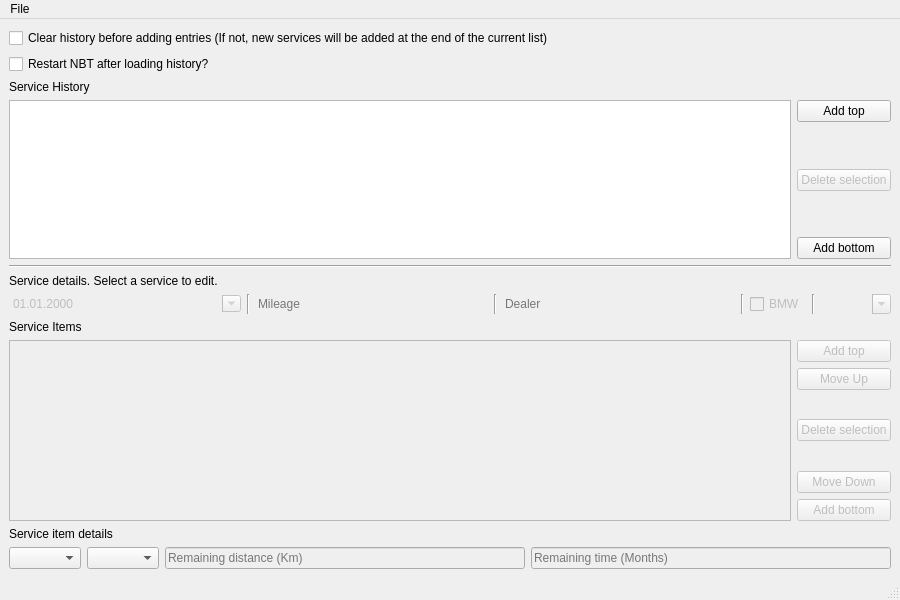
<?xml version="1.0" encoding="UTF-8"?>
<ui version="4.0">
 <class>MainWindow</class>
 <widget class="QMainWindow" name="MainWindow">
  <property name="geometry">
   <rect>
    <x>0</x>
    <y>0</y>
    <width>900</width>
    <height>600</height>
   </rect>
  </property>
  <property name="sizePolicy">
   <sizepolicy hsizetype="Expanding" vsizetype="Expanding">
    <horstretch>0</horstretch>
    <verstretch>0</verstretch>
   </sizepolicy>
  </property>
  <property name="minimumSize">
   <size>
    <width>800</width>
    <height>600</height>
   </size>
  </property>
  <property name="windowTitle">
    <string>BMW Service History Manager</string>
  </property>
  <widget class="QWidget" name="centralwidget">
   <layout class="QGridLayout" name="gridLayout">
    <item row="0" column="0">
     <widget class="QCheckBox" name="historyCheckBox">
      <property name="text">
             <string>Clear history before adding entries (If not, new services will be added at the end of the current list)</string>
      </property>
     </widget>
    </item>
    <item row="1" column="0" colspan="2">
     <widget class="QCheckBox" name="steuergeraeteResetCheckBox">
      <property name="text">
             <string>Restart NBT after loading history?</string>
      </property>
     </widget>
    </item>
    <item row="2" column="0" colspan="2">
     <widget class="QLabel" name="label_2">
      <property name="text">
             <string>Service History</string>
      </property>
     </widget>
    </item>
    <item row="3" column="0">
     <widget class="QTableWidget" name="servicesTable">
      <property name="sizePolicy">
       <sizepolicy hsizetype="Expanding" vsizetype="Expanding">
        <horstretch>0</horstretch>
        <verstretch>0</verstretch>
       </sizepolicy>
      </property>
     </widget>
    </item>
    <item row="4" column="0" colspan="2">
     <widget class="Line" name="line">
      <property name="orientation">
       <enum>Qt::Horizontal</enum>
      </property>
     </widget>
    </item>
    <item row="5" column="0">
     <widget class="QLabel" name="label_3">
      <property name="text">
             <string>Service details. Select a service to edit.</string>
      </property>
     </widget>
    </item>
    <item row="6" column="0" colspan="2">
     <layout class="QHBoxLayout" name="horizontalLayout">
      <item>
       <widget class="QDateEdit" name="time">
        <property name="enabled">
         <bool>false</bool>
        </property>
        <property name="sizePolicy">
         <sizepolicy hsizetype="MinimumExpanding" vsizetype="Fixed">
          <horstretch>0</horstretch>
          <verstretch>0</verstretch>
         </sizepolicy>
        </property>
        <property name="frame">
         <bool>false</bool>
        </property>
        <property name="showGroupSeparator" stdset="0">
         <bool>false</bool>
        </property>
        <property name="displayFormat">
         <string>dd.MM.yyyy</string>
        </property>
        <property name="calendarPopup">
         <bool>true</bool>
        </property>
        <property name="timeSpec">
         <enum>Qt::LocalTime</enum>
        </property>
       </widget>
      </item>
      <item>
       <widget class="Line" name="line_2">
        <property name="orientation">
         <enum>Qt::Vertical</enum>
        </property>
       </widget>
      </item>
      <item>
       <widget class="QLineEdit" name="milage">
        <property name="enabled">
         <bool>false</bool>
        </property>
        <property name="maxLength">
         <number>6</number>
        </property>
        <property name="frame">
         <bool>false</bool>
        </property>
        <property name="placeholderText">
                 <string>Mileage</string>
        </property>
       </widget>
      </item>
      <item>
       <widget class="Line" name="line_3">
        <property name="orientation">
         <enum>Qt::Vertical</enum>
        </property>
       </widget>
      </item>
      <item>
       <widget class="QLineEdit" name="dealer">
        <property name="enabled">
         <bool>false</bool>
        </property>
        <property name="maxLength">
         <number>7</number>
        </property>
        <property name="frame">
         <bool>false</bool>
        </property>
        <property name="placeholderText">
                 <string>Dealer</string>
        </property>
       </widget>
      </item>
      <item>
       <widget class="Line" name="line_4">
        <property name="orientation">
         <enum>Qt::Vertical</enum>
        </property>
       </widget>
      </item>
      <item>
       <widget class="QCheckBox" name="bmw">
        <property name="enabled">
         <bool>false</bool>
        </property>
        <property name="text">
         <string>BMW</string>
        </property>
       </widget>
      </item>
      <item>
       <widget class="Line" name="line_5">
        <property name="orientation">
         <enum>Qt::Vertical</enum>
        </property>
       </widget>
      </item>
      <item>
       <widget class="QComboBox" name="status">
        <property name="enabled">
         <bool>false</bool>
        </property>
        <property name="sizePolicy">
         <sizepolicy hsizetype="Minimum" vsizetype="Fixed">
          <horstretch>0</horstretch>
          <verstretch>0</verstretch>
         </sizepolicy>
        </property>
        <property name="editable">
         <bool>true</bool>
        </property>
        <property name="currentText">
         <string/>
        </property>
        <property name="currentIndex">
         <number>-1</number>
        </property>
        <property name="frame">
         <bool>false</bool>
        </property>
       </widget>
      </item>
     </layout>
    </item>
    <item row="7" column="0" colspan="2">
     <widget class="QLabel" name="label_5">
      <property name="text">
             <string>Service Items</string>
      </property>
     </widget>
    </item>
    <item row="8" column="0">
     <widget class="QTableWidget" name="serviceItemsTable">
      <property name="enabled">
       <bool>false</bool>
      </property>
      <property name="sizePolicy">
       <sizepolicy hsizetype="Expanding" vsizetype="Expanding">
        <horstretch>0</horstretch>
        <verstretch>0</verstretch>
       </sizepolicy>
      </property>
     </widget>
    </item>
    <item row="9" column="0">
     <widget class="QLabel" name="label_4">
      <property name="text">
             <string>Service item details</string>
      </property>
     </widget>
    </item>
    <item row="10" column="0" colspan="2">
     <layout class="QHBoxLayout" name="horizontalLayout_2">
      <item>
       <widget class="QComboBox" name="serviceType"/>
      </item>
      <item>
       <widget class="QComboBox" name="serviceStatus"/>
      </item>
      <item>
       <widget class="QLineEdit" name="remainingDistance">
        <property name="enabled">
         <bool>false</bool>
        </property>
        <property name="placeholderText">
                 <string>Remaining distance (Km)</string>
        </property>
       </widget>
      </item>
      <item>
       <widget class="QLineEdit" name="remainingTime">
        <property name="enabled">
         <bool>false</bool>
        </property>
        <property name="placeholderText">
                 <string>Remaining time (Months)</string>
        </property>
       </widget>
      </item>
     </layout>
    </item>
    <item row="3" column="1">
     <layout class="QVBoxLayout" name="verticalLayout_2">
      <item>
     <widget class="QPushButton" name="addTopHistory">
      <property name="text">
       <string>Add top</string>
      </property>
     </widget>
      </item>
      <item>
       <spacer name="verticalSpacer_3">
        <property name="orientation">
         <enum>Qt::Vertical</enum>
        </property>
        <property name="sizeHint" stdset="0">
         <size>
          <width>20</width>
          <height>40</height>
         </size>
        </property>
       </spacer>
      </item>
      <item>
     <widget class="QPushButton" name="deleteSelectedHistory">
      <property name="enabled">
       <bool>false</bool>
      </property>
      <property name="text">
       <string>Delete selection</string>
      </property>
     </widget>
      </item>
      <item>
       <spacer name="verticalSpacer">
        <property name="orientation">
         <enum>Qt::Vertical</enum>
        </property>
        <property name="sizeHint" stdset="0">
         <size>
          <width>20</width>
          <height>40</height>
         </size>
        </property>
       </spacer>
      </item>
      <item>
       <widget class="QPushButton" name="addBottomHistory">
        <property name="text">
                 <string>Add bottom</string>
        </property>
       </widget>
      </item>
     </layout>
    </item>
    <item row="8" column="1">
     <layout class="QVBoxLayout" name="verticalLayout_3">
      <item>
       <widget class="QPushButton" name="addTopService">
        <property name="enabled">
         <bool>false</bool>
        </property>
        <property name="text">
                 <string>Add top</string>
        </property>
       </widget>
      </item>
      <item>
       <widget class="QPushButton" name="moveUpService">
        <property name="enabled">
         <bool>false</bool>
        </property>
        <property name="text">
                 <string>Move Up</string>
        </property>
       </widget>
      </item>
      <item>
       <spacer name="verticalSpacer_4">
        <property name="orientation">
         <enum>Qt::Vertical</enum>
        </property>
        <property name="sizeHint" stdset="0">
         <size>
          <width>20</width>
          <height>40</height>
         </size>
        </property>
       </spacer>
      </item>
      <item>
       <widget class="QPushButton" name="deleteSelectedService">
        <property name="enabled">
         <bool>false</bool>
        </property>
        <property name="text">
                 <string>Delete selection</string>
        </property>
       </widget>
      </item>
      <item>
       <spacer name="verticalSpacer_2">
        <property name="orientation">
         <enum>Qt::Vertical</enum>
        </property>
        <property name="sizeHint" stdset="0">
         <size>
          <width>20</width>
          <height>40</height>
         </size>
        </property>
       </spacer>
      </item>
      <item>
       <widget class="QPushButton" name="moveDownService">
        <property name="enabled">
         <bool>false</bool>
        </property>
        <property name="text">
                 <string>Move Down</string>
        </property>
       </widget>
      </item>
      <item>
       <widget class="QPushButton" name="addBottomService">
        <property name="enabled">
         <bool>false</bool>
        </property>
        <property name="text">
                 <string>Add bottom</string>
        </property>
       </widget>
      </item>
     </layout>
    </item>
   </layout>
  </widget>
  <widget class="QMenuBar" name="menubar">
   <property name="geometry">
    <rect>
     <x>0</x>
     <y>0</y>
     <width>900</width>
     <height>21</height>
    </rect>
   </property>
   <widget class="QMenu" name="menuFile">
    <property name="title">
         <string>File</string>
    </property>
    <addaction name="actionCreate"/>
    <addaction name="actionOpen"/>
    <addaction name="actionSafe"/>
    <addaction name="actionSave_as"/>
   </widget>
   <addaction name="menuFile"/>
  </widget>
  <widget class="QStatusBar" name="statusbar"/>
  <action name="actionCreate">
   <property name="text">
        <string>Create</string>
   </property>
   <property name="toolTip">
        <string>Create test file</string>
   </property>
   <property name="shortcut">
    <string>Ctrl+N</string>
   </property>
  </action>
  <action name="actionOpen">
   <property name="text">
        <string>Open</string>
   </property>
   <property name="toolTip">
        <string>Open an existing test file</string>
   </property>
   <property name="shortcut">
    <string>Ctrl+O</string>
   </property>
  </action>
  <action name="actionSafe">
   <property name="text">
        <string>Save</string>
   </property>
   <property name="toolTip">
        <string>Save current test</string>
   </property>
   <property name="shortcut">
    <string>Ctrl+S</string>
   </property>
  </action>
  <action name="actionSave_as">
   <property name="text">
        <string>Save As...</string>
   </property>
   <property name="toolTip">
        <string>Save as new test</string>
   </property>
   <property name="shortcut">
    <string>Ctrl+Shift+S</string>
   </property>
  </action>
 </widget>
 <resources/>
 <connections/>
</ui>
